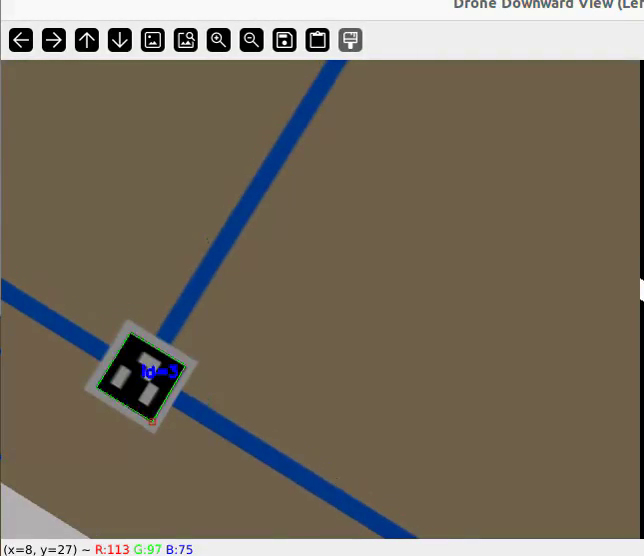
#> input picture frame 44 of line_color.mp4, 644 x 556 px
$ python color_gating.py
#> lines starting #> are read from the running program, lines starting #| are printed output that depends on the picture; after the words box and inside, x2 and y2 are one past the last pixel; in counts of white or black regions, pixels touching at a corner belong together
#> further down, frame is the input picture: shape (556, 644, 3); mean B, G, R 95.1, 109.6, 119.2
### color_seg.py
import cv2
import numpy as np

"""
=============================================================
 색상 기반 전처리 (HSV / LAB)
=============================================================

[ color_method ] 슬라이더
    0 : HSV
    1 : LAB

[ HSV 파라미터 ]
    H_low / H_high  : 색상 범위 (0~180)
    S_low / S_high  : 채도 범위 (0~255)  낮으면 흰색/회색 포함
    V_low / V_high  : 명도 범위 (0~255)  낮으면 어두운 색 포함

    ※ 빨강은 H가 0~10 + 170~180 두 구간에 걸쳐있어서
       red_mode 슬라이더를 1로 올리면 자동으로 두 구간 합쳐줌

[ LAB 파라미터 ]
    L_low / L_high  : 밝기 범위       (0~255)
    RG_low / RG_high : 초록↔빨강 축   (0~255,  128이 중립)
    BY_low / BY_high : 파랑↔노랑 축   (0~255,  128이 중립)

    ※ 빨강 찾을 때 : RG_low 높이기 (128 이상)
       파랑 찾을 때 : BY_low 낮추기 (128 이하)

=============================================================
"""

def nothing(x):
    pass


def apply_hsv(frame, h_low, h_high, s_low, s_high, v_low, v_high, red_mode):
#> called with h_low = 0, h_high = 180, s_low = 50, s_high = 255, v_low = 50, v_high = 255, red_mode = 1
    hsv = cv2.cvtColor(frame, cv2.COLOR_BGR2HSV)
#> hsv: shape (556, 644, 3); mean H, S, V 24.7, 79.7, 124.3

    if red_mode == 1:
        # 빨강: 0~10 + 170~180 두 구간 합치기
        mask1 = cv2.inRange(hsv,
                            np.array([0,   s_low, v_low]),
                            np.array([10,  s_high, v_high]))
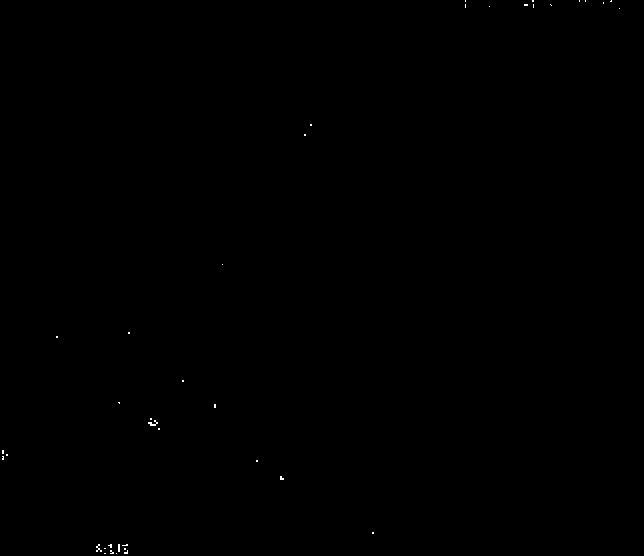
#> mask1: shape (556, 644); 0.06% white in thin lines or dots
        mask2 = cv2.inRange(hsv,
                            np.array([170, s_low, v_low]),
                            np.array([180, s_high, v_high]))
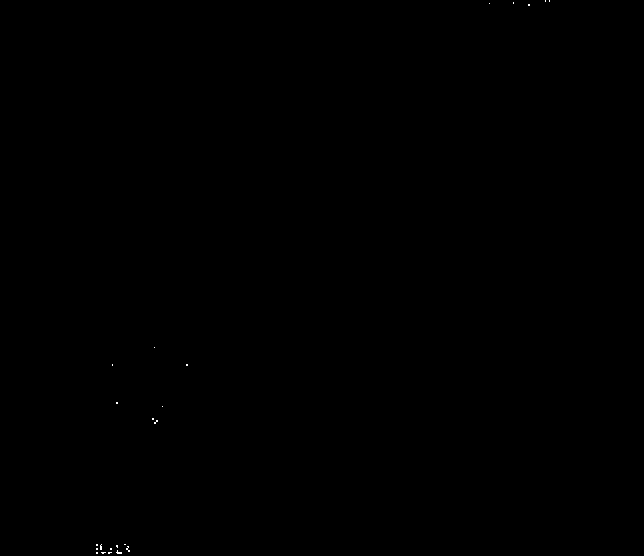
#> mask2: shape (556, 644); 0.03% white in thin lines or dots, all inside (x1, y1, x2, y2) = (96, 0, 550, 554)
        mask = cv2.bitwise_or(mask1, mask2)
#> mask: shape (556, 644); 0.09% white in thin lines or dots
        name = f'HSV RedMode S={s_low}~{s_high} V={v_low}~{v_high}'
    else:
        mask = cv2.inRange(hsv,
                           np.array([h_low,  s_low, v_low]),
                           np.array([h_high, s_high, v_high]))
        name = f'HSV H={h_low}~{h_high} S={s_low}~{s_high}'

    return mask, name


# [9 lines left out: function apply_lab, not called in this run]


# [92 lines that do not run on import are left out]

### color_gating.py
import cv2
import numpy as np
from color_seg import apply_hsv # 기존 color_seg.py에서 함수 로드

class GatingNavigation:
    def __init__(self):
        self.grid_length = 0.0      # 학습된 격자 간격
        self.is_calibrated = False  # 학습 완료 여부
        self.last_node_x = 0.0      # 마지막 리셋 좌표
        self.gate_range = 0.15      # 게이트 범위 (15%)
        self.node_count = 0

    def check_intersection(self, mask):
        """가로선 밀집도 기반 꼭짓점 판단"""
        h, w = mask.shape
#> h = 556; w = 644
        # 중앙 가로 한 줄의 흰색 픽셀 수 계산
        center_line = mask[h//2, :]
#> center_line = 644 values from 0 to 0
        white_pixels = np.sum(center_line == 255)
#> white_pixels = 0
        return white_pixels > (w * 0.45) # 화면 가로의 45% 이상이 선이면 교차점

    def run(self, frame, current_dist):
        # 1. 전처리 (color_seg.py 함수 사용)
        mask, _ = apply_hsv(frame, 0, 180, 50, 255, 50, 255, red_mode=1)

        dist_from_last = abs(current_dist - self.last_node_x)
        status = "CRUISING"

        # 2. 학습 모드
        if not self.is_calibrated:
            if self.check_intersection(mask):
                if self.last_node_x != 0:
                    self.grid_length = dist_from_last
                    self.is_calibrated = True
                self.last_node_x = current_dist
            return "CALIBRATING", mask

        # 3. 게이팅 및 리셋 모드
        lower = self.grid_length * (1 - self.gate_range)
        upper = self.grid_length * (1 + self.gate_range)

        if lower <= dist_from_last <= upper:
            status = "GATE OPEN"
            if self.check_intersection(mask):
                self.last_node_x = current_dist # 좌표 강제 업데이트(리셋)
                self.node_count += 1
                status = "NODE RESET!"

        return status, mask

# 실행부
cap = cv2.VideoCapture('line_color.mp4')
nav = GatingNavigation()
fake_t265_dist = 0.0

while cap.isOpened():
    ret, frame = cap.read()
    if not ret: break

    fake_t265_dist += 0.02 # 프레임당 2cm 이동한다고 가정
    status, mask = nav.run(frame, fake_t265_dist)
#> status = 'CALIBRATING'

    # 결과 표시
    cv2.putText(frame, f"Dist: {fake_t265_dist:.2f}m", (10, 30), 1, 1.5, (255,255,0), 2)
    cv2.putText(frame, f"Status: {status}", (10, 70), 1, 1.5, (0,255,0), 2)
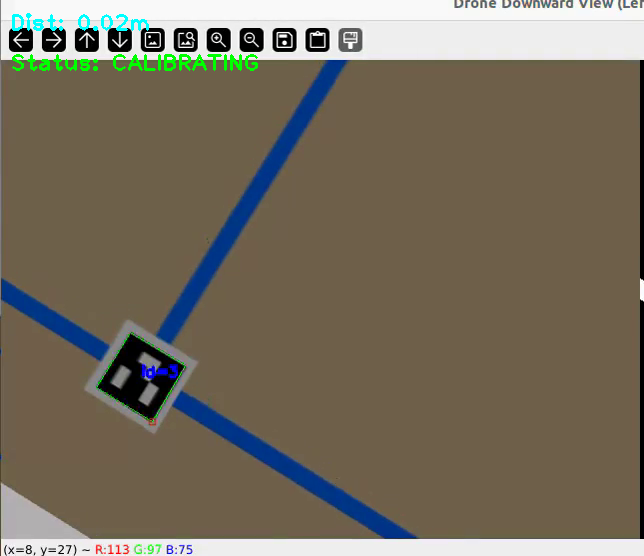
#> frame: shape (556, 644, 3); mean B, G, R 94.7, 110.2, 118.1
    if nav.is_calibrated:
        cv2.putText(frame, f"Grid: {nav.grid_length:.2f}m", (10, 110), 1, 1.5, (0,0,255), 2)

    cv2.imshow('Main', frame)
    cv2.imshow('Mask', mask)
    if cv2.waitKey(30) & 0xFF == ord('q'): break
#> (key q is pressed here)

cap.release()
cv2.destroyAllWindows()

$ run again, starting later in the video
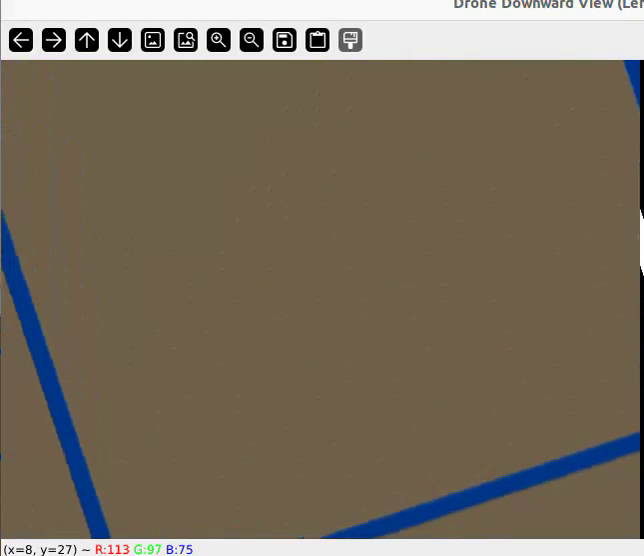
#> input picture frame 198 of line_color.mp4, 644 x 556 px
#> frame is the input picture: shape (556, 644, 3); mean B, G, R 94.2, 109.7, 120
#> hsv: shape (556, 644, 3); mean H, S, V 22.9, 79.4, 124.4
#> mask1: shape (556, 644); 0.07% white in thin lines or dots
#> mask2: shape (556, 644); 0.03% white in thin lines or dots, all inside (x1, y1, x2, y2) = (96, 0, 634, 554)
#> mask: shape (556, 644); 0.1% white in thin lines or dots
#> center_line = 644 values, max 255 at index 5, min 0 at index 0, mean 0.396
#> white_pixels = 1
#> status = 'CALIBRATING'
#> `cv2.putText(frame, f"Status: {status}", (10, 70), 1, 1.5, (0,255,0), 2)`:
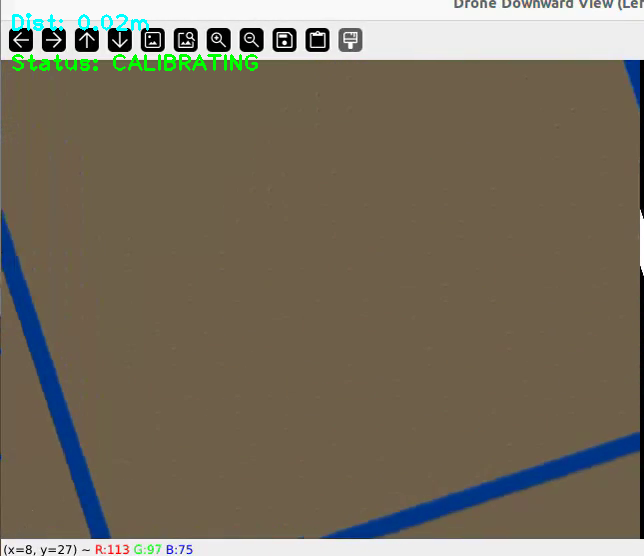
#> frame: shape (556, 644, 3); mean B, G, R 93.8, 110.3, 118.9

$ run again, starting later in the video
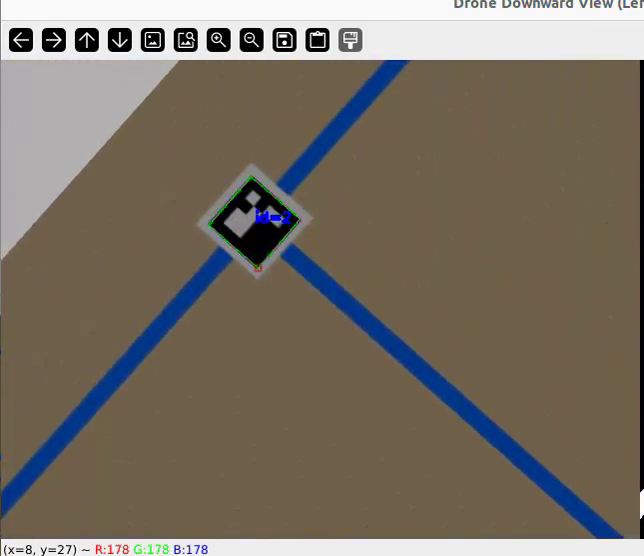
#> input picture frame 352 of line_color.mp4, 644 x 556 px
#> frame is the input picture: shape (556, 644, 3); mean B, G, R 100.9, 112.5, 121
#> hsv: shape (556, 644, 3); mean H, S, V 31.8, 76.6, 127.6
#> mask1: shape (556, 644); 0.06% white in thin lines or dots
#> mask2: shape (556, 644); 0.04% white in thin lines or dots, all inside (x1, y1, x2, y2) = (96, 0, 632, 554)
#> mask: shape (556, 644); 0.11% white in thin lines or dots
#> center_line = 644 values from 0 to 0
#> white_pixels = 0
#> status = 'CALIBRATING'
#> `cv2.putText(frame, f"Status: {status}", (10, 70), 1, 1.5, (0,255,0), 2)`:
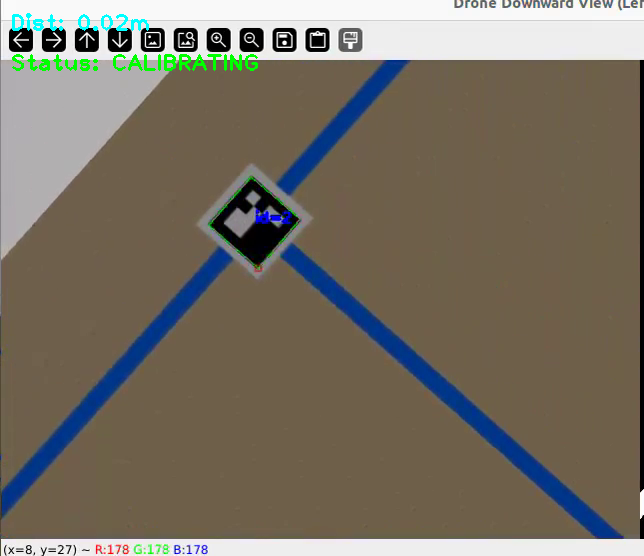
#> frame: shape (556, 644, 3); mean B, G, R 100.3, 113, 119.8
